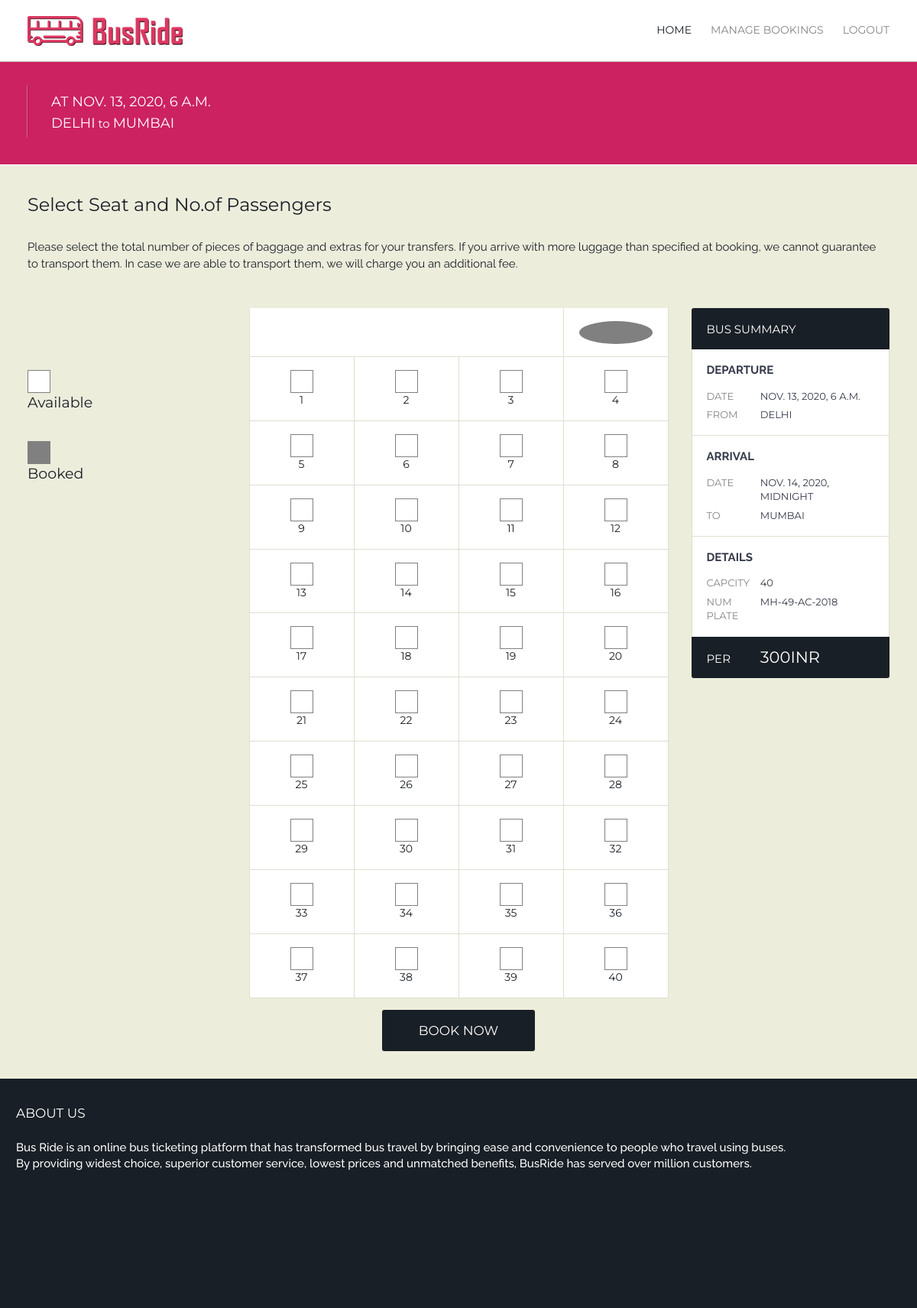
The page /details/8/ (signed in) on the database its author committed.
### bus/models.py (models this page shows, shortened)
class Schedule(models.Model):
	arrival_time = models.DateTimeField()
	departure_time = models.DateTimeField()
	bus = models.ForeignKey(Bus,on_delete=models.SET_NULL,null=True)
	price = models.IntegerField(default=0)
	objects = ScheduleManager()
	bookedTickets = models.CharField(max_length=300,default='',null=True)

class Bus(models.Model):
	num_plate = models.CharField(max_length=100)
	capacity = models.IntegerField()
	route = models.ForeignKey(Route,on_delete=models.SET_NULL,null=True)

class Route(models.Model):
	destination = models.ForeignKey(BusStop,on_delete=models.SET_NULL,null=True,related_name='destination')
	source = models.ForeignKey(BusStop,on_delete=models.SET_NULL,null=True,related_name='source')

class BusStop(models.Model):
	name = models.CharField(max_length=100)
	def __str__(self):
		return self.name

### bus/views.py (the view)
# urls.py: path('details/<int:pk>/',views.details,name="bus-details"),
@login_required
def details(request,pk):
    BusSchedule = Schedule.objects.get(id=pk)
    if BusSchedule.bookedTickets == '0':
        bookedSeats = []
    else:
        bookedSeats = BusSchedule.bookedTickets.split(',')
    seats = []
    for i in range(BusSchedule.bus.capacity):
        if i  % 4 == 0:
            seats.append([])
        if str(i+1) in bookedSeats:
            seats[-1].append('*')
        else:
            seats[-1].append(str(i+1))
    print(seats)
    print(bookedSeats)
    return render(request,'bus/details.html',{'BusSchedule':BusSchedule,'seats':seats})

### bus/templates/bus/details.html (shortened to what this page needs)
{% extends "bus/base.html" %}
{% block content %}
<br><p><br><br></p>
<main class="main" role="main">
		<div class="output color twoway">
			<div class="wrap">
				<div>
					<p>At {{ BusSchedule.departure_time }}</p>
					<p>{{ BusSchedule.bus.route.source }}<small> to </small>{{ BusSchedule.bus.route.destination }}</p>
				</div>
			</div>
		</div>
		<div class="wrap">
			<div class="row">
				<div class="full-width content">
					<h2>Select Seat and No.of Passengers </h2>
					<p>Please select the total number of pieces of baggage and extras for your transfers. If you arrive with more luggage than specified at booking, we cannot guarantee to transport them. In case we are able to transport them, we will charge you an additional fee.</p>
				</div>
				<div class="one-fourth heightfix">
				<p></p><br><br><br>
				<div class="seat" id="tp"></div> <h3>Available</h3>
				<br>
				<div class="seat booked" ></div>
					<h3>Booked</h3></div>
				<div class="one-half heightfix">
					<table>
            		<tr>
                <td colspan="3"></td>
                <td align="right"> <div id="driver"></div> </td>
            </tr>
			{% for seat in seats %}
			<tr>
				{% for i in seat %}
					{% if i != '*'%}
						<td align="center" ><div class="seat" ></div> {{ i }} </td>
					{% else %}
						<td align="center"><div class="seat booked" ></div> {{ i }} </td>
					{% endif %}
				{% endfor %}
			</tr>
			{% endfor %}
       				</table>
					   <div align='center'><button type="submit" class="btn large black" id="bookNow">Book Now</button></div>
				</div>
				<aside class="one-fourth sidebar right">
					<div class="widget">
						<h4>Bus summary</h4>
						<div class="summary">
							<div>
								<h5>DEPARTURE</h5>
								<dl>
									<dt>Date</dt>
									<dd>{{ BusSchedule.departure_time }}</dd>
									<dt>From</dt>
									<dd>{{ BusSchedule.bus.route.source }}</dd>
								</dl>
							</div>
							<div>
								<h5>ARRIVAL</h5>
								<dl>
									<dt>Date</dt>
									<dd>{{ BusSchedule.arrival_time }}</dd>
									<dt>To</dt>
									<dd>{{ BusSchedule.bus.route.destination }}</dd>
								</dl>
							</div>
							<div>
								<h5>DETAILS</h5>
								<dl>
									<dt>Capcity</dt>
									<dd>{{ BusSchedule.bus.capacity }}</dd>
									<dt>Num Plate</dt>
									<dd>{{ BusSchedule.bus.num_plate }}</dd>
								</dl>
							</div>
							<dl class="total">
								<dt>Per</dt>
								<dd>{{ BusSchedule.price }}INR</dd>
							</dl>
						</div>
					</div>
				</aside>
			</div>
		</div>
	</main>
{% endblock content %}

### bus/static/css/theme-pink.css (style rules this page uses)
html { -webkit-tap-highlight-color:#CC2262; }
.color,.pager a.current,.pager a:hover,.pager a:focus,table.hover tr:hover td,.tabs li.active a,.social li:hover,.data th,.tabs li a:hover,.tabs li a:focus,.xdsoft_datetimepicker .xdsoft_calendar td.xdsoft_default,.xdsoft_datetimepicker .xdsoft_calendar td.xdsoft_current,.xdsoft_datetimepicker .xdsoft_timepicker .xdsoft_time_box >div >div.xdsoft_current,.xdsoft_datetimepicker .xdsoft_label > .xdsoft_select > div > .xdsoft_option.xdsoft_current,.xdsoft_datetimepicker .xdsoft_label > .xdsoft_select > div > .xdsoft_option:hover,.slicknav_menu .slicknav_icon-bar { background-color:#CC2262; }

### bus/templates/bus/base.html (style rules this page uses)
.seat { height: 30px; width: 30px; border: 1px solid gray; cursor:pointer; background-color:white; }
.booked { height: 30px; width: 30px; border: 1px solid gray; cursor:pointer; background-color:gray; }
#driver { background-color:gray; height: 30px; border-radius: 50%; }

### rows shown on the page
Schedule: departure_time "NOV. 13, 2020, 6 A.M.", bus.route.source "DELHI", bus.route.destination "MUMBAI", arrival_time "NOV. 14, 2020, MIDNIGHT", bus.capacity "40", bus.num_plate "MH-49-AC-2018", price "300"

### other values the page prints
{{ i }} "1" "2" "3" "4" "5" "6" "7" "8" "9" "10" "11" "12" "13" "14" "15" "16" "17" "18" "19" "20" "21" "22" "23" "24" "25" "26" "27" "28" "29" "30" "31" "32" "33" "34" "35" "36" "37" "38" "39" "40"
